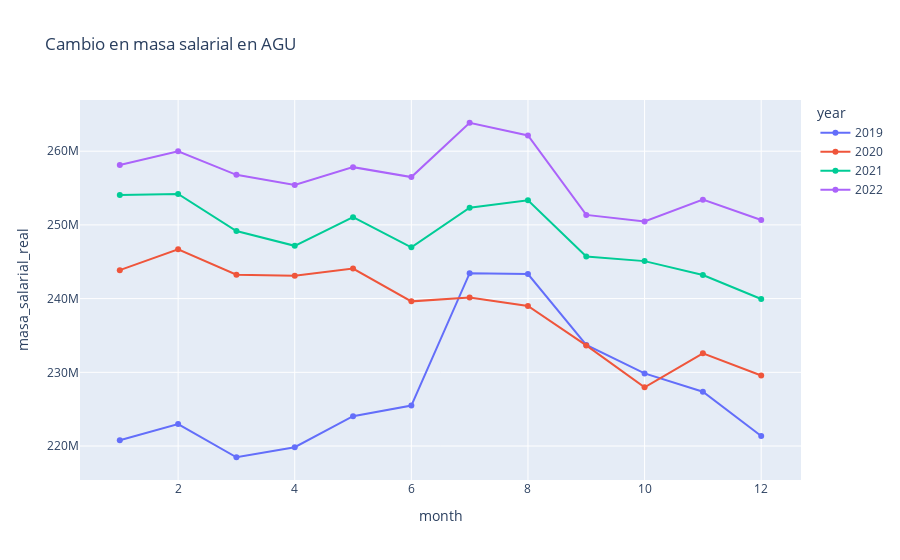
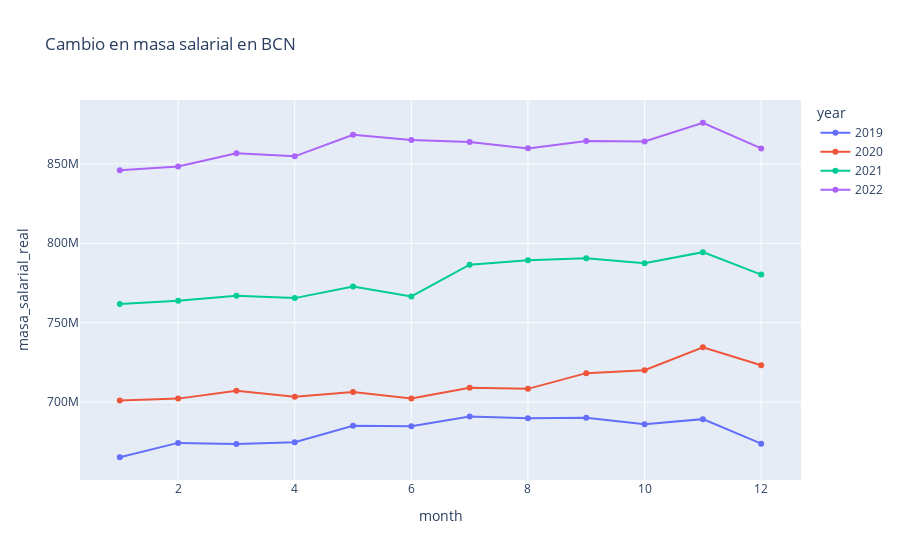
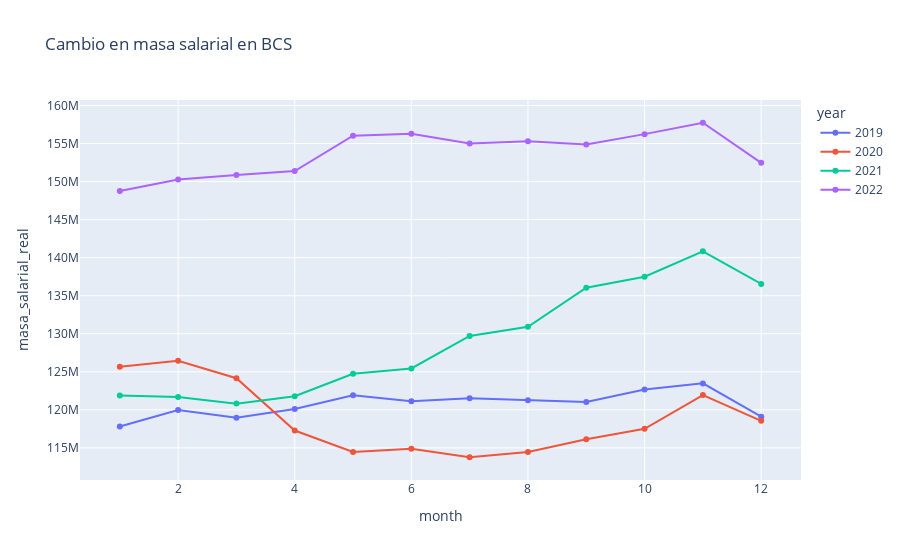
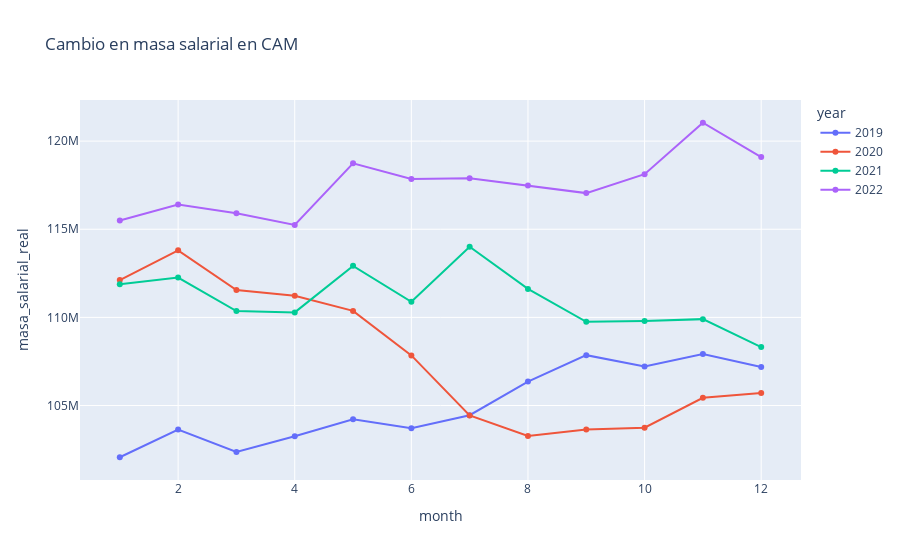

The notebook cell these images were saved under, in order:
### Code cell
import plotly.express as px
plotdf=final_df[['percentage_chage','Fecha','state_name','year','month','masa_salarial_real']]
for state in final_df['state_name'].unique():
    fig = px.line(plotdf[plotdf['state_name']==state], x='month', y='masa_salarial_real', color='year', markers=True, title='Cambio en masa salarial en {}'.format(state))
    fig.show()

### Figure 1 — Plotly figure (JSON) as saved in the notebook; plotly's stock layout.template omitted (floating-point values rounded to 4 significant figures)
{"data": [{"hovertemplate": "year=2019<br>month=%{x}<br>masa_salarial_real=%{y}<extra></extra>", "legendgroup": "2019", "line": {"color": "#636efa", "dash": "solid"}, "marker": {"symbol": "circle"}, "mode": "lines+markers", "name": "2019", "orientation": "v", "showlegend": true, "type": "scatter", "x": [1, 2, 3, 4, 5, 6, 7, 8, 9, 10, 11, 12], "xaxis": "x", "y": [220800000.0, 223000000.0, 218500000.0, 219800000.0, 224100000.0, 225500000.0, 243500000.0, 243300000.0, 233700000.0, 229800000.0, 227400000.0, 221400000.0], "yaxis": "y"}, {"hovertemplate": "year=2020<br>month=%{x}<br>masa_salarial_real=%{y}<extra></extra>", "legendgroup": "2020", "line": {"color": "#EF553B", "dash": "solid"}, "marker": {"symbol": "circle"}, "mode": "lines+markers", "name": "2020", "orientation": "v", "showlegend": true, "type": "scatter", "x": [1, 2, 3, 4, 5, 6, 7, 8, 9, 10, 11, 12], "xaxis": "x", "y": [243900000.0, 246700000.0, 243200000.0, 243100000.0, 244100000.0, 239600000.0, 240200000.0, 239000000.0, 233700000.0, 228000000.0, 232600000.0, 229600000.0], "yaxis": "y"}, {"hovertemplate": "year=2021<br>month=%{x}<br>masa_salarial_real=%{y}<extra></extra>", "legendgroup": "2021", "line": {"color": "#00cc96", "dash": "solid"}, "marker": {"symbol": "circle"}, "mode": "lines+markers", "name": "2021", "orientation": "v", "showlegend": true, "type": "scatter", "x": [1, 2, 3, 4, 5, 6, 7, 8, 9, 10, 11, 12], "xaxis": "x", "y": [254100000.0, 254200000.0, 249200000.0, 247200000.0, 251000000.0, 247000000.0, 252300000.0, 253300000.0, 245700000.0, 245100000.0, 243200000.0, 239900000.0], "yaxis": "y"}, {"hovertemplate": "year=2022<br>month=%{x}<br>masa_salarial_real=%{y}<extra></extra>", "legendgroup": "2022", "line": {"color": "#ab63fa", "dash": "solid"}, "marker": {"symbol": "circle"}, "mode": "lines+markers", "name": "2022", "orientation": "v", "showlegend": true, "type": "scatter", "x": [1, 2, 3, 4, 5, 6, 7, 8, 9, 10, 11, 12], "xaxis": "x", "y": [258100000.0, 260000000.0, 256800000.0, 255400000.0, 257800000.0, 256500000.0, 263900000.0, 262100000.0, 251400000.0, 250500000.0, 253400000.0, 250700000.0], "yaxis": "y"}], "layout": {"legend": {"title": {"text": "year"}, "tracegroupgap": 0}, "title": {"text": "Cambio en masa salarial en AGU"}, "xaxis": {"anchor": "y", "domain": [0, 1], "title": {"text": "month"}}, "yaxis": {"anchor": "x", "domain": [0, 1], "title": {"text": "masa_salarial_real"}}}}

### Figure 2 — Plotly figure (JSON) as saved in the notebook; plotly's stock layout.template omitted (floating-point values rounded to 4 significant figures)
{"data": [{"hovertemplate": "year=2019<br>month=%{x}<br>masa_salarial_real=%{y}<extra></extra>", "legendgroup": "2019", "line": {"color": "#636efa", "dash": "solid"}, "marker": {"symbol": "circle"}, "mode": "lines+markers", "name": "2019", "orientation": "v", "showlegend": true, "type": "scatter", "x": [1, 2, 3, 4, 5, 6, 7, 8, 9, 10, 11, 12], "xaxis": "x", "y": [665300000.0, 674300000.0, 673600000.0, 674800000.0, 685000000.0, 684900000.0, 690900000.0, 689800000.0, 690200000.0, 686000000.0, 689300000.0, 673800000.0], "yaxis": "y"}, {"hovertemplate": "year=2020<br>month=%{x}<br>masa_salarial_real=%{y}<extra></extra>", "legendgroup": "2020", "line": {"color": "#EF553B", "dash": "solid"}, "marker": {"symbol": "circle"}, "mode": "lines+markers", "name": "2020", "orientation": "v", "showlegend": true, "type": "scatter", "x": [1, 2, 3, 4, 5, 6, 7, 8, 9, 10, 11, 12], "xaxis": "x", "y": [701000000.0, 702200000.0, 707100000.0, 703400000.0, 706300000.0, 702300000.0, 709100000.0, 708300000.0, 718200000.0, 720100000.0, 734600000.0, 723200000.0], "yaxis": "y"}, {"hovertemplate": "year=2021<br>month=%{x}<br>masa_salarial_real=%{y}<extra></extra>", "legendgroup": "2021", "line": {"color": "#00cc96", "dash": "solid"}, "marker": {"symbol": "circle"}, "mode": "lines+markers", "name": "2021", "orientation": "v", "showlegend": true, "type": "scatter", "x": [1, 2, 3, 4, 5, 6, 7, 8, 9, 10, 11, 12], "xaxis": "x", "y": [761800000.0, 763800000.0, 766900000.0, 765500000.0, 772800000.0, 766500000.0, 786500000.0, 789400000.0, 790500000.0, 787400000.0, 794400000.0, 780300000.0], "yaxis": "y"}, {"hovertemplate": "year=2022<br>month=%{x}<br>masa_salarial_real=%{y}<extra></extra>", "legendgroup": "2022", "line": {"color": "#ab63fa", "dash": "solid"}, "marker": {"symbol": "circle"}, "mode": "lines+markers", "name": "2022", "orientation": "v", "showlegend": true, "type": "scatter", "x": [1, 2, 3, 4, 5, 6, 7, 8, 9, 10, 11, 12], "xaxis": "x", "y": [846000000.0, 848400000.0, 856700000.0, 854700000.0, 868400000.0, 865100000.0, 863700000.0, 859800000.0, 864400000.0, 864100000.0, 875900000.0, 859700000.0], "yaxis": "y"}], "layout": {"legend": {"title": {"text": "year"}, "tracegroupgap": 0}, "title": {"text": "Cambio en masa salarial en BCN"}, "xaxis": {"anchor": "y", "domain": [0, 1], "title": {"text": "month"}}, "yaxis": {"anchor": "x", "domain": [0, 1], "title": {"text": "masa_salarial_real"}}}}

### Figure 3 — Plotly figure (JSON) as saved in the notebook; plotly's stock layout.template omitted (floating-point values rounded to 4 significant figures)
{"data": [{"hovertemplate": "year=2019<br>month=%{x}<br>masa_salarial_real=%{y}<extra></extra>", "legendgroup": "2019", "line": {"color": "#636efa", "dash": "solid"}, "marker": {"symbol": "circle"}, "mode": "lines+markers", "name": "2019", "orientation": "v", "showlegend": true, "type": "scatter", "x": [1, 2, 3, 4, 5, 6, 7, 8, 9, 10, 11, 12], "xaxis": "x", "y": [117800000.0, 120000000.0, 118900000.0, 120100000.0, 121900000.0, 121100000.0, 121500000.0, 121200000.0, 121000000.0, 122700000.0, 123500000.0, 119100000.0], "yaxis": "y"}, {"hovertemplate": "year=2020<br>month=%{x}<br>masa_salarial_real=%{y}<extra></extra>", "legendgroup": "2020", "line": {"color": "#EF553B", "dash": "solid"}, "marker": {"symbol": "circle"}, "mode": "lines+markers", "name": "2020", "orientation": "v", "showlegend": true, "type": "scatter", "x": [1, 2, 3, 4, 5, 6, 7, 8, 9, 10, 11, 12], "xaxis": "x", "y": [125700000.0, 126400000.0, 124200000.0, 117300000.0, 114500000.0, 114900000.0, 113800000.0, 114500000.0, 116100000.0, 117500000.0, 121900000.0, 118600000.0], "yaxis": "y"}, {"hovertemplate": "year=2021<br>month=%{x}<br>masa_salarial_real=%{y}<extra></extra>", "legendgroup": "2021", "line": {"color": "#00cc96", "dash": "solid"}, "marker": {"symbol": "circle"}, "mode": "lines+markers", "name": "2021", "orientation": "v", "showlegend": true, "type": "scatter", "x": [1, 2, 3, 4, 5, 6, 7, 8, 9, 10, 11, 12], "xaxis": "x", "y": [121900000.0, 121700000.0, 120800000.0, 121800000.0, 124700000.0, 125400000.0, 129700000.0, 130900000.0, 136000000.0, 137500000.0, 140800000.0, 136500000.0], "yaxis": "y"}, {"hovertemplate": "year=2022<br>month=%{x}<br>masa_salarial_real=%{y}<extra></extra>", "legendgroup": "2022", "line": {"color": "#ab63fa", "dash": "solid"}, "marker": {"symbol": "circle"}, "mode": "lines+markers", "name": "2022", "orientation": "v", "showlegend": true, "type": "scatter", "x": [1, 2, 3, 4, 5, 6, 7, 8, 9, 10, 11, 12], "xaxis": "x", "y": [148800000.0, 150300000.0, 150900000.0, 151400000.0, 156000000.0, 156300000.0, 155000000.0, 155300000.0, 154900000.0, 156200000.0, 157700000.0, 152500000.0], "yaxis": "y"}], "layout": {"legend": {"title": {"text": "year"}, "tracegroupgap": 0}, "title": {"text": "Cambio en masa salarial en BCS"}, "xaxis": {"anchor": "y", "domain": [0, 1], "title": {"text": "month"}}, "yaxis": {"anchor": "x", "domain": [0, 1], "title": {"text": "masa_salarial_real"}}}}

### Figure 4 — Plotly figure (JSON) as saved in the notebook; plotly's stock layout.template omitted (floating-point values rounded to 4 significant figures)
{"data": [{"hovertemplate": "year=2019<br>month=%{x}<br>masa_salarial_real=%{y}<extra></extra>", "legendgroup": "2019", "line": {"color": "#636efa", "dash": "solid"}, "marker": {"symbol": "circle"}, "mode": "lines+markers", "name": "2019", "orientation": "v", "showlegend": true, "type": "scatter", "x": [1, 2, 3, 4, 5, 6, 7, 8, 9, 10, 11, 12], "xaxis": "x", "y": [102100000.0, 103600000.0, 102400000.0, 103300000.0, 104200000.0, 103700000.0, 104400000.0, 106400000.0, 107900000.0, 107200000.0, 107900000.0, 107200000.0], "yaxis": "y"}, {"hovertemplate": "year=2020<br>month=%{x}<br>masa_salarial_real=%{y}<extra></extra>", "legendgroup": "2020", "line": {"color": "#EF553B", "dash": "solid"}, "marker": {"symbol": "circle"}, "mode": "lines+markers", "name": "2020", "orientation": "v", "showlegend": true, "type": "scatter", "x": [1, 2, 3, 4, 5, 6, 7, 8, 9, 10, 11, 12], "xaxis": "x", "y": [112100000.0, 113800000.0, 111500000.0, 111200000.0, 110400000.0, 107800000.0, 104400000.0, 103300000.0, 103600000.0, 103700000.0, 105400000.0, 105700000.0], "yaxis": "y"}, {"hovertemplate": "year=2021<br>month=%{x}<br>masa_salarial_real=%{y}<extra></extra>", "legendgroup": "2021", "line": {"color": "#00cc96", "dash": "solid"}, "marker": {"symbol": "circle"}, "mode": "lines+markers", "name": "2021", "orientation": "v", "showlegend": true, "type": "scatter", "x": [1, 2, 3, 4, 5, 6, 7, 8, 9, 10, 11, 12], "xaxis": "x", "y": [111900000.0, 112300000.0, 110400000.0, 110300000.0, 112900000.0, 110900000.0, 114000000.0, 111600000.0, 109800000.0, 109800000.0, 109900000.0, 108300000.0], "yaxis": "y"}, {"hovertemplate": "year=2022<br>month=%{x}<br>masa_salarial_real=%{y}<extra></extra>", "legendgroup": "2022", "line": {"color": "#ab63fa", "dash": "solid"}, "marker": {"symbol": "circle"}, "mode": "lines+markers", "name": "2022", "orientation": "v", "showlegend": true, "type": "scatter", "x": [1, 2, 3, 4, 5, 6, 7, 8, 9, 10, 11, 12], "xaxis": "x", "y": [115500000.0, 116400000.0, 115900000.0, 115200000.0, 118700000.0, 117900000.0, 117900000.0, 117500000.0, 117000000.0, 118100000.0, 121000000.0, 119100000.0], "yaxis": "y"}], "layout": {"legend": {"title": {"text": "year"}, "tracegroupgap": 0}, "title": {"text": "Cambio en masa salarial en CAM"}, "xaxis": {"anchor": "y", "domain": [0, 1], "title": {"text": "month"}}, "yaxis": {"anchor": "x", "domain": [0, 1], "title": {"text": "masa_salarial_real"}}}}
